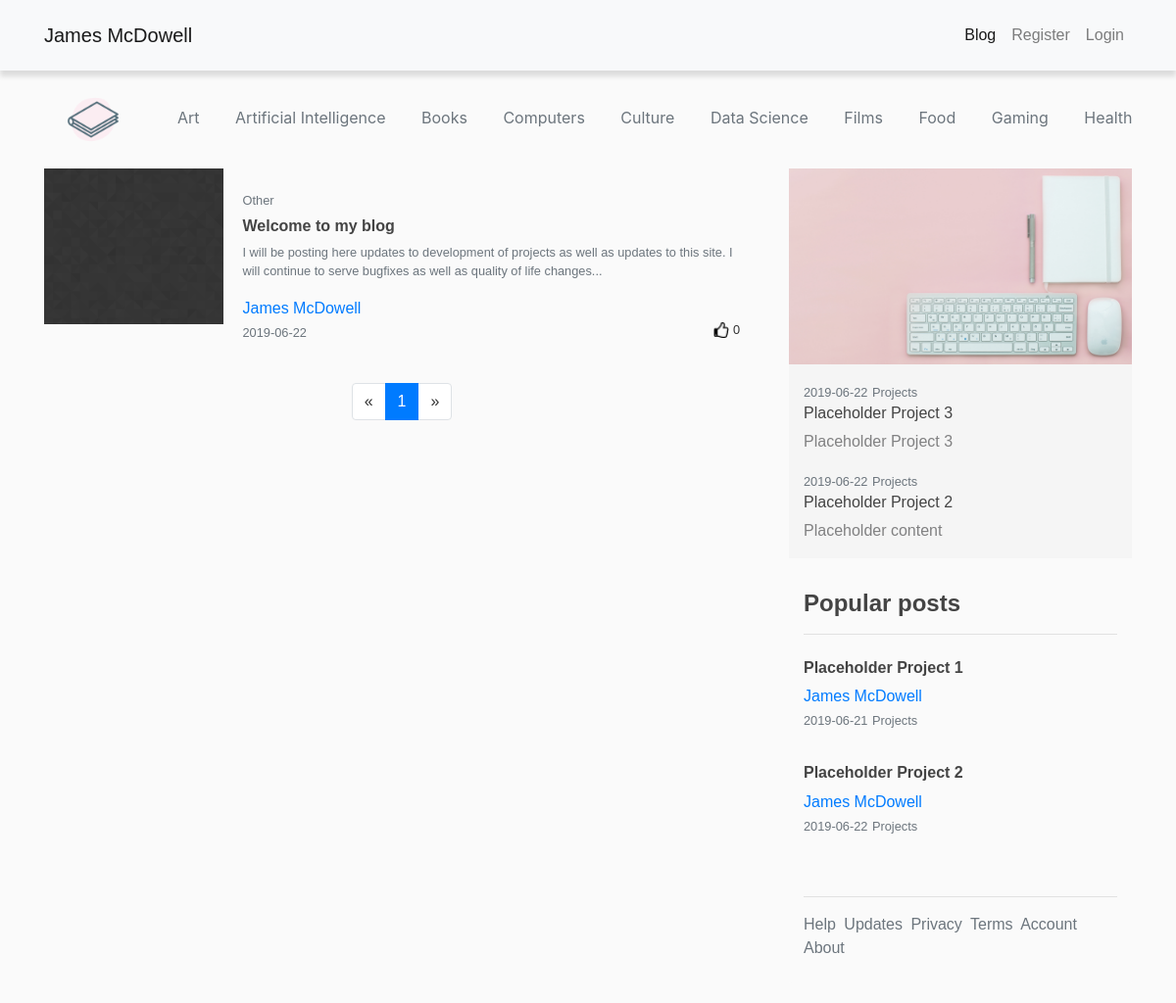
The app's page /categories/Other/22 with its own data.
### flaskblog/models.py (models this page shows, shortened)
class Cat(db.Model):
    id = db.Column(db.Integer, primary_key=True)
    title = db.Column(db.String(30), nullable=False)
    posts = db.relationship('Post', backref='categ', lazy=True)
    category_image = db.Column(db.String(20), nullable=False, default='other.jpg')

class Post(db.Model):
    id = db.Column(db.Integer, primary_key=True)
    title = db.Column(db.String(100), nullable=False)
    date_posted = db.Column(db.DateTime, nullable=False, default=datetime.utcnow)
    content = db.Column(db.Text, nullable=False)
    image_file = db.Column(db.String(20), nullable=False, default='default.jpg')
    user_id = db.Column(db.Integer, db.ForeignKey('user.id'), nullable=False)
    likes = db.relationship('PostLike', backref='post', lazy='dynamic')
    cat_id = db.Column(db.Integer, db.ForeignKey('cat.id'), nullable=False)

class User(UserMixin, db.Model):
    id = db.Column(db.Integer, primary_key=True)
    username = db.Column(db.String(20), unique=True, nullable=False)
    email = db.Column(db.String(120), unique=True, nullable=False)
    image_file = db.Column(db.String(20), nullable=False, default='default.jpg')
    password = db.Column(db.String(60), nullable=False)
    posts = db.relationship('Post', backref='author', lazy=True)
    liked = db.relationship(
        'PostLike',
        foreign_keys='PostLike.user_id',
        backref='user', lazy='dynamic')

### flaskblog/posts/routes.py (the view)
@posts.route('/categories/<string:category_title>/<int:category_id>')
def selected_category(category_title, category_id):
    page = request.args.get('page', 1, type=int)
    posts = Post.query.filter_by(cat_id=category_id).order_by(Post.date_posted.desc()).paginate(page=page, per_page=20)
    if posts.has_next:
        next_page = page + 1
    else:
        next_page = None
    if posts.has_prev:
        prev_page = page - 1
    else:
        prev_page = None
    cat = Cat.query.order_by(Cat.title).limit(10)
    featured_id = db.session.query(PostLike.post_id,
                                   func.count(PostLike.id).label('qty')
                                   ).group_by(PostLike.post_id
                                              ).order_by(desc('qty')).limit(3)
    featured_posts = db.session.query(Post).filter(Post.id.in_(x for x, _ in featured_id)).all()
    projects = Post.query.filter_by(user_id=1).filter_by(cat_id=1).order_by(Post.date_posted.desc()).limit(2)
    return render_template('blogs_category.html', posts=posts, category_title=category_title, category_id=category_id,
                           featured=featured_posts, cat=cat, projects=projects,
                           next_page=next_page, prev_page=prev_page)

### flaskblog/templates/blogs_category.html (shortened to what this page needs)
{% extends "layout.html" %}
{% block content %}
    {% for post in posts.items %}
        <div class="row post-format">
            <div class="col-md-3 pl-0 pr-0">
                <a class="article-title" href="{{ url_for('posts.post', post_id=post.id) }}"><img class="post-picture" src="{{ url_for('static', filename='post_pics/' + post.image_file) }}"></a>
            </div>
            <div class="col-md-9 post-card">
                <div class="card-body">
                   <div class="article-metadata">
                       <small class="text-muted">{{ post.categ.title }}</small>
                   </div>
                    <h6><a class="article-title" href="{{ url_for('posts.post', post_id=post.id) }}"><b>{{ post.title | truncate(80) }}</b></a></h6>
                    <a class="article-title" href="{{ url_for('posts.post', post_id=post.id) }}"><small><p class="article-content text-muted">{{ post.content|truncate(170)|striptags }}</p></small></a>
                    <div><a class="mr-2 side_user" href="{{ url_for('users.user_posts', username=post.author.username) }}">{{ post.author.username }}</a></div>
                    <small class="text-muted">{{ post.date_posted.strftime('%Y-%m-%d') }}</small>
                    {% if current_user.is_authenticated %}
                        {% if current_user.has_liked_post(post) %}
                            <small class="float-right"><img class="like" src="{{ url_for('static', filename='home_pics/thumblike.png') }}"> {{ post.likes.count() }}</small>
                          {% else %}
                            <small class="float-right"><img class="like" src="{{ url_for('static', filename='home_pics/thumbunlike.png') }}"> {{ post.likes.count() }}</small>
                          {% endif %}
                    {% else %}
                    <small class="float-right"><img class="like" src="{{ url_for('static', filename='home_pics/thumbunlike.png') }}"> {{ post.likes.count() }}</small>
                    {% endif %}
                </div>
            </div>
        </div>
    {% endfor %}
        <nav aria-label="Page navigation example">
          <ul class="pagination justify-content-center">
            <li class="page-item">
              {% if prev_page %}
                  <a class="page-link" href="{{  url_for('posts.selected_category', category_id=category_id, category_title=category_title, page=prev_page) }}" aria-label="Previous">
                    <span aria-hidden="true">&laquo;</span>
                    <span class="sr-only">Previous</span>
                  </a>
              {% else %}
                  <a class="page-link" aria-label="Previous">
                    <span aria-hidden="true">&laquo;</span>
                  </a>
              {% endif %}
            </li>
            {% for page_num in posts.iter_pages(left_edge=1, right_edge=1, left_current=1, right_current=2) %}
                {% if page_num  %}
                    {% if posts.page == page_num  %}
                        <li class="page-item active"><a class="page-link" href="{{  url_for('posts.selected_category', category_id=category_id, category_title=category_title, page=page_num)}}">{{ page_num }}</a>
                    {% else %}
                        <li class="page-item"><a class="page-link" href="{{  url_for('posts.selected_category', category_id=category_id, category_title=category_title, page=page_num)}}">{{ page_num }}</a>
                    {% endif %}
                {% else %}
                    ...
                {% endif %}
            {% endfor %}
            <li class="page-item">
              {% if next_page %}
                  <a class="page-link" href="{{  url_for('posts.selected_category', category_id=category_id, category_title=category_title, page=next_page) }}" aria-label="Previous">
                    <span aria-hidden="true">&raquo;</span>
                    <span class="sr-only">Previous</span>
                  </a>
              {% else %}
                  <a class="page-link" aria-label="Next">
                    <span aria-hidden="true">&raquo;</span>
                  </a>
              {% endif %}
            </li>
          </ul>
        </nav>
{% endblock content %}

### flaskblog/templates/layout.html (shortened to what this page needs)
<!DOCTYPE html>
<html lang="en">
<head>
    <link rel="stylesheet" type="text/css" href="{{ url_for('static', filename='format.css') }}">
    <link rel="stylesheet" href="https://maxcdn.bootstrapcdn.com/bootstrap/4.0.0/css/bootstrap.min.css">
    <link rel="stylesheet" type="text/css" href="{{ url_for('static', filename='main.css') }}">
    <link rel="stylesheet" href="https://cdnjs.cloudflare.com/ajax/libs/animate.css/3.7.0/animate.min.css">
</head>
<body>
        <nav class="navbar navbar-expand-lg navbar-light bg-light fixed-top pt-3 pb-3 mb-1">
        <div class="container">
          <a class="navbar-brand" href="{{ url_for('main.home_page') }}">James McDowell</a>
          <div class="collapse navbar-collapse" id="navbarSupportedContent">
            <ul class="navbar-nav ml-auto">
                <li class="nav-item active">
                    <a class="nav-link" href="{{ url_for('main.home') }}">Blog<span class="sr-only">(current)</span></a>
                </li>
                {% if current_user.is_authenticated %}
                    <li class="nav-item">
                        <a class="nav-link" href="{{ url_for('posts.new_post') }}">Post</a>
                    </li>
                    <li class="nav-item">
                        <a class="nav-link" href="{{ url_for('users.logout') }}">Logout</a>
                    </li>
                {% else %}
                    <li class="nav-item">
                        <a class="nav-link" href="{{ url_for('users.register') }}">Register</a>
                    </li>
                    <li class="nav-item">
                        <a class="nav-link" href="{{ url_for('users.login') }}">Login</a>
                    </li>
                {% endif %}
            </ul>
          </div>
        </div>
        </nav>
        <div class="home-category-background">
            <div class="container-fluid home-category-list home-category-container">
                <a class="home-category-padding" href="{{ url_for('posts.categories') }}"><img class="icons" src="{{ url_for('static', filename='home_pics/journal.png') }}"></a>
                {% for cat in cat %}
                    <a class="home-category-padding" href="{{ url_for('posts.selected_category', category_id=cat.id, category_title=cat.title) }}">{{ cat.title }}</a>
                {% endfor %}
            </div>
        </div>
        <main role="main" class="container">
          <div class="row">
            <div class="col-md-8">
              {% block content %}{% endblock %}
            </div>
            <div class="col-md-4">
              <div class="content-section sidebar">
                <div class="sidebar-container">
                    <img class="sidebar-image mr-2" src="{{ url_for('static', filename='home_pics/sidebar2.jpg') }}">
                </div>
                  <ul class="list-group list-unstyled">
                    <li class="list-group-item-light pt-3 mb-3 sb-gray">
                        <ul class="container-fluid list-unstyled">
                            {% for project in projects %}
                            <article class="media">
                                  <div class="media-body">
                                    <small class="text-muted">{{ project.date_posted.strftime('%Y-%m-%d') }}</small>
                                    <small class="text-muted"><a class="sideb" href="{{ url_for('posts.selected_category', category_id=project.categ.id, category_title=project.categ.title) }}">{{ project.categ.title }}</a></small>
                                    <h6 class="truncates"><a class="article-title" href="{{ url_for('posts.post', post_id=project.id) }}">{{ project.title }}</a></h6>
                                    <p class="truncates">{{ project.content|truncate(140)|striptags  }}</p>
                                  </div>
                            </article>
                            {% endfor %}
                        </ul>
                    </li>
                    <li class="pt-3 pb-3">
                        <ul class="container-fluid list-unstyled">
                            <h4><b>Popular posts</b></h4>
                            <hr>
                            {% for post in featured %}
                                <article class="media mb-3 mt-3">
                                      <div class="media-body pt-2 pb-2">
                                          <h6 class="truncates"><b><a class="article-title" href="{{ url_for('posts.post', post_id=post.id) }}">{{ post.title }}</a></b></h6>
                                        <a class="mr-2 side_user" href="{{ url_for('users.user_posts', username=post.author.username) }}">{{ post.author.username }}</a><br>
                                        <small class="text-muted">{{ post.date_posted.strftime('%Y-%m-%d') }}</small>
                                          <small><a class="sideb" href="{{ url_for('posts.selected_category', category_id=post.categ.id, category_title=post.categ.title) }}">{{ post.categ.title }}</a></small>
                                      </div>
                                </article>
                            {% endfor %}
                        </ul>
                    </li>
                    <li class="pt-1 pb-3">
                        <ul class="container-fluid list-unstyled">
                            <hr>
                            <div class="mb-2">
                                <a class="pr-1 sideb" href="{{ url_for('main.help') }}">Help</a> <a class="pr-1 sideb" href="{{ url_for('main.updates') }}">Updates</a> <a class="pr-1 sideb" href="{{ url_for('main.privacy') }}">Privacy</a> <a class="pr-1 sideb" href="{{ url_for('main.terms') }}">Terms</a> <a class="pr-1 sideb" href="{{ url_for('users.account') }}">Account</a> <a class="pr-1 sideb" href="{{ url_for('main.about') }}">About</a>
                            </div>
                        </ul>
                    </li>
                  </ul>
              </div>
            </div>
          </div>
        </main>
</body>
</html>

### flaskblog/static/format.css (style rules this page uses)
.navbar { margin-bottom: 0px; }
.container { font-family: "Rubik","Arial",sans-serif; }
.navbar { -webkit-box-shadow: 0px 6px 5px 0px rgba(0,0,0,0.12); -moz-box-shadow: 0px 6px 5px 0px rgba(0,0,0,0.12); box-shadow: 0px 6px 5px 0px rgba(0,0,0,0.12); }
.truncates { display: -webkit-box; text-overflow: ellipsis; -o-text-overflow: ellipsis; -moz-binding: url('ellipsis.xml#ellipsis'); -webkit-box-orient: vertical; -webkit-line-clamp: 2; overflow: hidden; }
.icons { height: 100px; width: auto; margin-top: 0; margin-bottom: 0; padding-bottom: 0; padding-top: -5px; }
img { max-width: 100%; height: auto; }

### flaskblog/static/main.css (style rules this page uses)
body { background: #fafafa; color: #333333; margin-top: 4.5rem; }
h1, h2, h3, h4, h5, h6 { color: #444444; }
.content-section { background: #fafafa; border-radius: 3px; margin-bottom: 20px; }
.post-format { margin-bottom: 20px; margin-right: 0; margin-left: 0; }
.post-picture { object-fit: cover; width: 100%; height: 100%; max-height: 208px; }
@media screen and (max-width: 1200px) and (min-width: 992px) { .post-picture { width: 100%; height: 80%; } }
.post-card { width: 100%; padding-left: 0; padding-right: 0; margin-bottom: 0; }
.article-title { color: #444444; }
.article-content { white-space: pre-line; }
.article-metadata { padding-bottom: 1px; margin-bottom: 4px; }
.sidebar { position: -webkit-sticky; position: sticky; top: 0; }
.sidebar-image { width: 100%; max-height: 200px; }
.sidebar-container { position: relative; text-align: center; color: white; font-family: sans-serif; }
.sb-gray { background-color: #F5F5F5; }
.home-category-container { display: block; white-space: nowrap; overflow: hidden; }
.home-category-padding { padding-right: 1em; padding-left: 1em; }
.home-category-list { overflow: hidden; text-align: center; }
.home-category-container a { color: #6c757d; }
a.sideb { text-decoration: none; color: #6c757d; }
a.sideb:link { text-decoration: none; color: #6c757d; }
a.side_user { text-decoration: none; }

### records on screen
Cat: title "Art"
Cat: title "Artificial Intelligence"
Cat: title "Books"
Cat: title "Computers"
Cat: title "Culture"
Cat: title "Data Science"
Cat: title "Films"
Cat: title "Food"
Cat: title "Gaming"
Cat: title "Health"
Post: image_file (picture), categ "Other", title "Welcome to my blog", content "I will be posting here updates to development of projects as well as updates to this site. I will continue to serve bugfixes as well as quality of life changes...", author.username "James McDowell", date_posted "2019-06-22", likes.count "0"
Post: date_posted "2019-06-22", categ "Projects", title "Placeholder Project 3", content "Placeholder Project 3"
Post: date_posted "2019-06-22", categ "Projects", title "Placeholder Project 2", content "Placeholder content", author.username "James McDowell"
Post: title "Placeholder Project 1", author.username "James McDowell", date_posted "2019-06-21", categ "Projects"

### other values on screen
{{ page_num }} "1"
